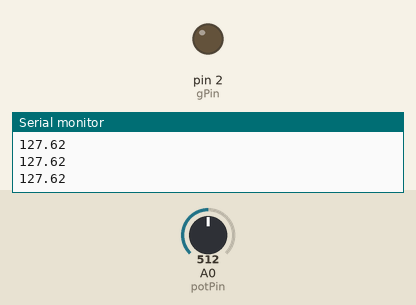
This sketch was run on a simulated Arduino Uno, built with avr-gcc and run on an emulated ATmega328P. Parts: output pins drawn as LEDs (lit = HIGH), the last lines printed to the serial monitor. Inputs (shaded band) come from the test bench; at power-on: A0 (potPin) = 512.

Above: at 1.2 s.
1.3 s: A0 (potPin) set to 532
At 2.5 s:
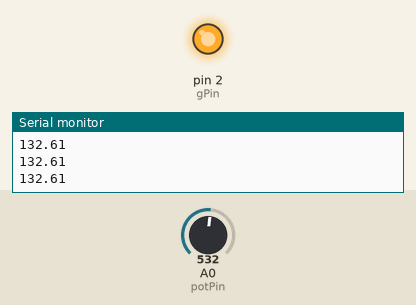
2.8 s: A0 (potPin) set to 511
At 3.7 s:
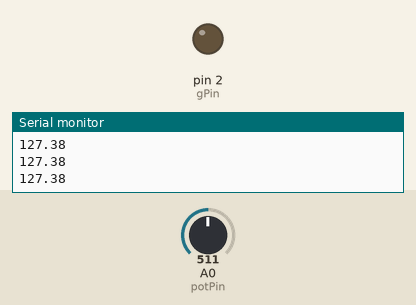
4.3 s: A0 (potPin) set to 716
At 4.8 s:
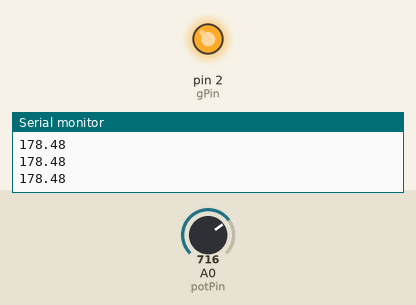
Timing chart, 0 to 7.3 s (numbered marks = the images above; inputs shaded):
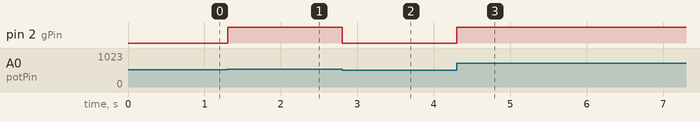

Measured:
- the behaviour switches between 513 and 514 on A0 (potPin) (found by bisection; images 0 and 1)
- after the input at 1.3 s, pin 2 (gPin): LOW → HIGH at once
- after the input at 2.8 s, pin 2 (gPin): HIGH → LOW at once
- after the input at 4.3 s, pin 2 (gPin): LOW → HIGH at once

The sketch:

DimmableLED.ino
```cpp
int potPin = A0;
int gPin = 2;
int potVal;
float gVal;

void setup() {
  // put your setup code here, to run once:
  pinMode(potPin, INPUT);
  pinMode(gPin, OUTPUT);
  Serial.begin(9600);
}

void loop() {
  // put your main code here, to run repeatedly:
  potVal = analogRead(potPin);
  gVal = (255./1023.) * potVal;
  analogWrite(gPin, gVal);
  Serial.println(gVal);
}
```
